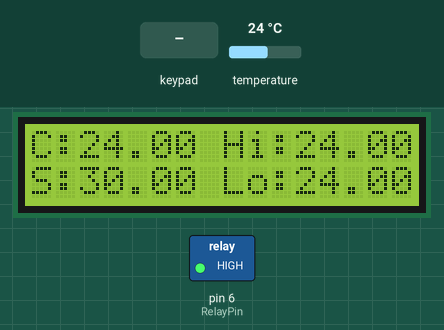
Bench run of a sketch on a simulated Arduino Uno, built with avr-gcc and run on an emulated ATmega328P. Shown: 16×2 character LCD, switched loads named in the sketch (green lamp = pin HIGH). The test bench sets the inputs (shaded band); at power-on: temperature 24 °C.

Above: at 3.7 s.
3.8 s: temperature set to 19.4 °C
At 5.6 s:
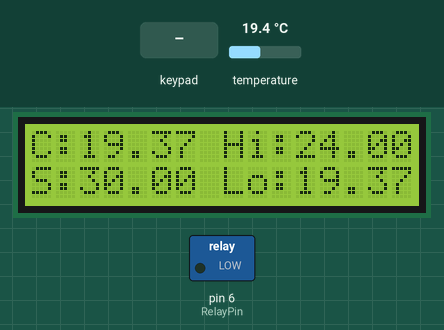
7.8 s: temperature set to 18.4 °C
At 8.8 s:
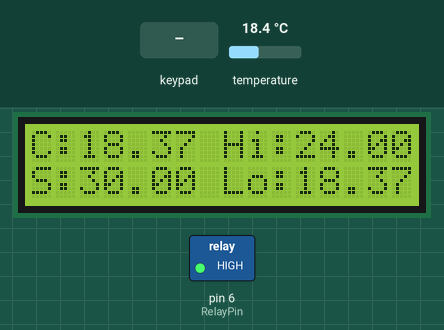
11.8 s: key 'U' pressed
At 14.2 s:
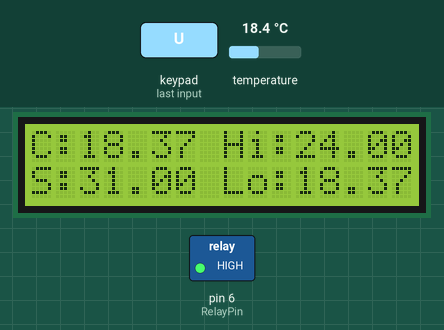
15.8 s: key 'S' pressed
At 18.5 s:
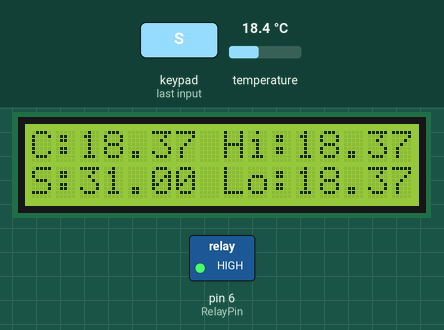
19.1 s: temperature set to 17.6 °C
At 21.7 s:
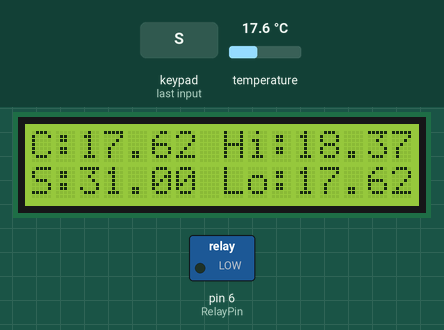
22.3 s: temperature set to 16.4 °C
At 24.9 s:
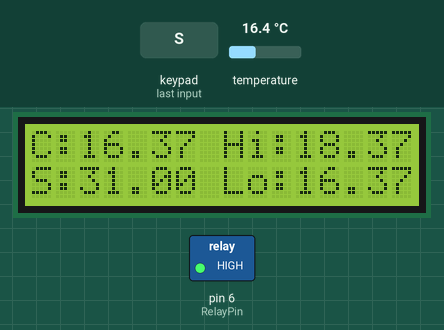
Timing chart, 0 to 26.4 s (numbered marks = the images above; inputs shaded):
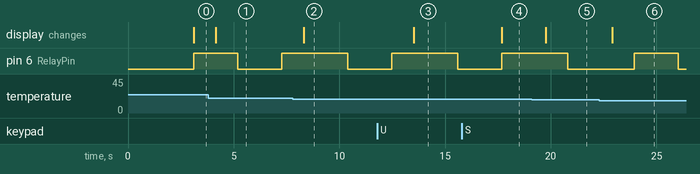

Measured:
- the behaviour switches between 19.1 and 19 °C on temperature (found by bisection; images 1 and 2)
- the behaviour switches between 17 and 16.9 °C on temperature (found by bisection; images 5 and 6)
- after the input at 3.8 s, the display: changes after 0.36 s (image 1)
- after the input at 7.8 s, the display: changes after 0.53 s (image 2)
- after the input at 11.8 s, the display: changes after 1.7 s (image 3)
- after the input at 15.8 s, the display: changes after 1.9 s (image 4)
- after the input at 19.1 s, the display: changes after 0.68 s (image 5)
- after the input at 22.3 s, the display: changes after 0.60 s (image 6)

The sketch:

incubator.ino
```cpp
#include <PID_v1.h>
#include <OneWire.h>
#include <Wire.h>
#include <Adafruit_RGBLCDShield.h>
#include <utility/Adafruit_MCP23017.h>

#define RelayPin 6

double Setpoint, Input, Output, Max, Min;
byte toggle = 0;

//Specify the links and initial tuning parameters
PID myPID(&Input, &Output, &Setpoint,2,0,0, DIRECT);

int WINDOWSIZE = 5000;
unsigned long windowStartTime;

// DS18S20 Temperature chip i/o
OneWire ds(10);  // on pin 10

// The lcd shield uses the I2C SCL and SDA pins. On classic Arduinos
// this is Analog 4 and 5 so you can't use those for analogRead() anymore
// However, you can connect other I2C sensors to the I2C bus and share
// the I2C bus.
Adafruit_RGBLCDShield lcd = Adafruit_RGBLCDShield();


void setup(void) {

  // set up the LCD's number of columns and rows:
  lcd.begin(16, 2);

  pinMode(RelayPin, OUTPUT);
  windowStartTime = millis();

  Setpoint = 3000;

  //tell the PID to range between 0 and the full window size
  myPID.SetOutputLimits(0, WINDOWSIZE);
  myPID.SetSampleTime(1000);

  //turn the PID on
  myPID.SetMode(AUTOMATIC);

  Max = readtemp();
  Min = readtemp();
}


double readtemp(void) {
  int HighByte, LowByte, TReading;
  double Tc_100;
  byte i;
  byte present = 0;
  byte data[12];

  ds.reset();
  ds.skip();
  ds.write(0x44,1);         // start conversion, with parasite power on at the end

  delay(1000);     // maybe 750ms is enough, maybe not

  present = ds.reset();
  ds.skip();
  ds.write(0xBE);         // Read Scratchpad

  for ( i = 0; i < 9; i++) {           // we need 9 bytes
    data[i] = ds.read();
  }

  LowByte = data[0];
  HighByte = data[1];
  TReading = (HighByte << 8) + LowByte;
  Tc_100 = (6 * TReading) + TReading / 4;    // multiply by (100 * 0.0625) or 6.25

  return Tc_100;
}


void loop(void) {

  uint8_t buttons = lcd.readButtons();

  // Check buttons
  if (buttons) {
    if (buttons & BUTTON_UP) {
      Setpoint = Setpoint + 100;
    }
    if (buttons & BUTTON_DOWN) {
      Setpoint = Setpoint - 100;
    }
    if (buttons & BUTTON_SELECT) {
      Max = Input;
      Min = Input;
    }
  }

  // Read temperature
  Input = readtemp();

  // Update Min Max temperatures
  if (Input > Max) {
    Max = Input;
  }
  if (Input < Min) {
    Min = Input;
  }
  if (toggle == 0 && 300000 < millis() < 360000) {
     Min = Input;
     toggle = 1;
  }

  // Failsafe
  if (Input > Setpoint) {
    digitalWrite(RelayPin,HIGH);
    delay(5000);
  }

  myPID.Compute();

  unsigned long now = millis();
  if (now - windowStartTime>WINDOWSIZE) { //time to shift the Relay Window
    windowStartTime += WINDOWSIZE;
  }

  // Display information to lcd
  lcd.setCursor(0, 0);
  lcd.print("C:");
  lcd.print(Input/100);
  lcd.print(" Hi:");
  lcd.print(Max/100);

  lcd.setCursor(0, 1);
  lcd.print("S:");
  lcd.print(Setpoint/100);

  lcd.print(" Lo:");
  lcd.print(Min/100);

  // switch on or off
  if(Output > now - windowStartTime) {
    digitalWrite(RelayPin,LOW);
  }
  else {
    digitalWrite(RelayPin,HIGH);
  }
}
```
